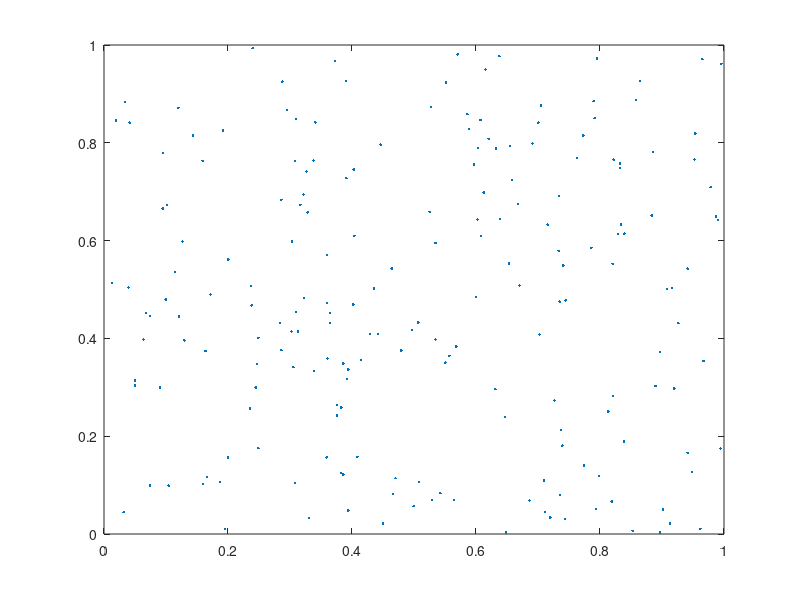

The MATLAB source for this figure: (Note: this script raises an error after producing the figure.)
%% Gaussian processes
% Here we will study Gaussian processes or random fields. We simulate spatial 
% data, perform parameter estimation and prediction (Kriging).
% 
% 
%% Task 1
% 
clc
close all
clear variables

m = 200;       % Number of measurments
sigma2 = 1;    % Covariance parameter
eta = 10;      % Covariance parameter
tau2 = 0.05^2; % Covariance parameter (Measurment Noise std)
alpha_true = 1;     % Regression parameter (Mean parameter)
theta_true = [sigma2; eta; tau2];

s = rand(200,2);
figure
plot(s(:,1),s(:,2),'.');

Sigma = generate_Sigma(theta_true, s, m);

%Y = chol(C)*rand(m,1) + tau*randn(m,1);

Y = chol(Sigma)'*randn(m,1);    % Y ~ N(0,Sigma)

H = zeros(m,1);
for i = 1:m
    H(i) = (s(i,1) - 0.5) + (s(i,2) - 0.5);
end

Y = Y + alpha_true * H;             % Y ~ N(alpha*H,Sigma)
%% Task 2
% 
% 
% Log likelihood of multivariate gaussian:
% 
% $$l\left(\mathbf{Y}\;\left|\;\alpha ,\theta \;\right.\right)=-\frac{1}{2}\log 
% \;\left|\Sigma \right|-\frac{1}{2}\;{\mathbf{Z}}^{\prime } {\;\Sigma }^{-1} 
% \;\mathbf{Z}$$
% 
% $$\mathbf{Z}=\mathbf{Y}-\mathbf{H}\alpha$$
% 
% $$\theta =\left\lbrack \begin{array}{ccc}\sigma^2  & \tau^2  & \eta \end{array}\right\rbrack$$
% 
% 
% 
% Derivate loglikelihood with respect to $\theta$:
% 
% 
% 
% 
% 
% Derivate loglikelihood with respect to $\alpha$:
% 
% $$\frac{d}{\mathrm{d}\alpha }l=-{\mathbf{H}}^{\prime } \;\mathbf{Q}\;\mathbf{H}\;\alpha 
% +{\mathbf{H}}^{\prime } \;\mathbf{Q}\;\mathbf{Y}$$
% 
% Set to zero:
% 
% $$\begin{array}{l}\alpha^ˆ ={{\left({\mathbf{H}}^{\prime } \;\mathbf{Q}\;\mathbf{H}\;\right)}^{-1} 
% \;{\mathbf{H}}^{\prime } \;\mathbf{Q}\;\mathbf{Y}\;\;\;\;\;\;\;\;\;\;\;\;\;\;\;\;\;}^{\prime 
% } \\\alpha^ˆ ={\mathbf{H}}^{-1} \;\mathbf{Y}\end{array}$$
% 
% NB: This estimated $\alpha \;$is a function of $\theta$ thus we update them 
% iteratively.
% 
% $\beta =\alpha$

N_steps = 10;
theta = zeros(3,N_steps);
theta(:,1) = [3;5;0.0001];  % Initial guess
alpha = zeros(N_steps,1);
LogLikelihood = zeros(N_steps,1);
for i = 1:(N_steps -1)
    Sigma = generate_Sigma(theta(:,i), s, m);
    %Q = Sigma\eye(m);
    %alpha(i) = H\Y 
    alpha(i) = (H'/Sigma*H)\(H'/Sigma*Y);
    %alpha(i) = (H'/Sigma*H)\(H'/Sigma*Y)
    Z = Y - H*alpha(i);
    LogLikelihood(i) = -0.5*log(norm(Sigma)) - 0.5*Z'/Sigma*Z;
    
    [dLogLikelihood, Hessian] = analythic_derivation(Sigma, Z,theta(:,i), s, m);
    
    theta(:,i+1) = theta(:,i) - Hessian\dLogLikelihood;
end
    Sigma = generate_Sigma(theta(:,i+1), s, m);
    alpha(i+1) = (H'/Sigma*H)\(H'/Sigma*Y);
    Z = Y - H*alpha(i+1);
    LogLikelihood(i+1) = -0.5*log(norm(Sigma)) - 0.5*Z'/Sigma*Z;
    
figure
subplot(5,1,1); hold on;
yline(alpha_true,'-.');
plot(alpha)
legend("$\hat{\alpha}$","$\alpha$",'interpreter', 'latex', 'FontSize', 15)
subplot(5,1,2); hold on;
yline(theta_true(1),'-.');
plot(theta(1,:))
legend("$\hat{\sigma}^2$","$\sigma^2$",'interpreter', 'latex', 'FontSize', 15)
subplot(5,1,3); hold on;
yline(theta_true(2),'-.');
plot(theta(2,:))
legend("$\hat{\eta}$","$\eta$",'interpreter', 'latex', 'FontSize', 15)
subplot(5,1,4); hold on;
yline(theta_true(3),'-.');
plot(theta(3,:))
legend("$\hat{\tau}^2$","$\tau^2$",'interpreter', 'latex', 'FontSize', 15)
subplot(5,1,5); hold on;
plot((LogLikelihood))
legend("$l(\mathbf{Y} | \hat\theta,\hat\alpha)$",'interpreter', 'latex', 'FontSize', 15)
%% Task 3
% 
% 
% 
% 
% 
% 
%